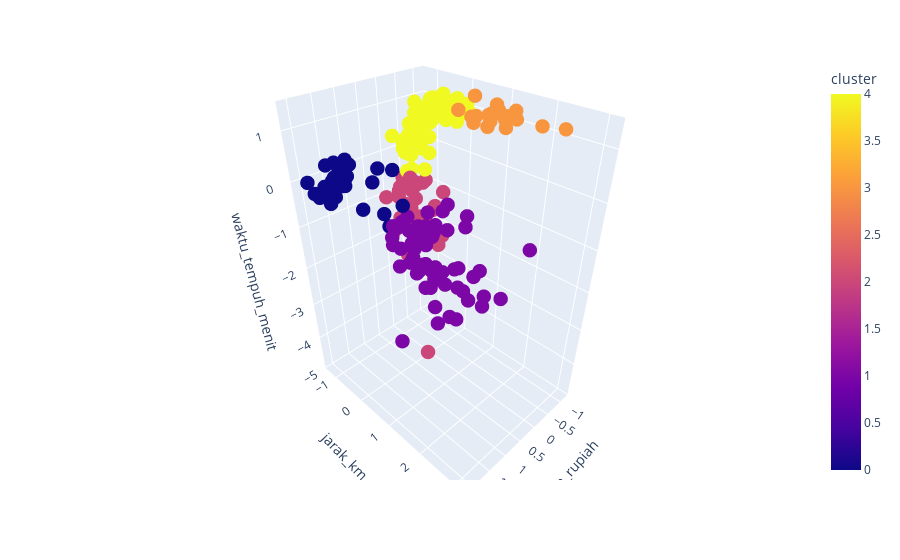

Notebook source saved alongside this figure:
### Markdown cell above
> Dari hasil `wcss` dan `silhouette score`, kita dapet info bahwa dataset ini paling bagus dibagi jadi `5` cluster.

### Code cell
model = KMeans(n_clusters=5, init='k-means++', n_init=32, random_state=7418)
df_normalized['cluster'] = model.fit_predict(df_normalized)

fig = px.scatter_3d(
  df_normalized,
  x='harga_rupiah',
  y='jarak_km',
  z='waktu_tempuh_menit',
  color='cluster'
)
fig.update_traces(marker=dict(size=5)) #opsional, buat gonta ganti ukuran titik2nya doang
fig.show()

### Figure 1 — Plotly figure (JSON) as saved in the notebook; plotly's stock layout.template omitted (floating-point values rounded to 4 significant figures; data arrays with more than 128 entries replaced by an {"elided": "..."} marker saying what was removed)
{"data": [{"hovertemplate": "harga_rupiah=%{x}<br>jarak_km=%{y}<br>waktu_tempuh_menit=%{z}<br>cluster=%{marker.color}<extra></extra>", "legendgroup": "", "marker": {"color": {"elided": "255 int values"}, "coloraxis": "coloraxis", "size": 5, "symbol": "circle"}, "mode": "markers", "name": "", "scene": "scene", "showlegend": false, "type": "scatter3d", "x": {"elided": "255 float values"}, "y": {"elided": "255 float values"}, "z": {"elided": "255 float values"}}], "layout": {"coloraxis": {"colorbar": {"title": {"text": "cluster"}}, "colorscale": [[0, "#0d0887"], [0.1111, "#46039f"], [0.2222, "#7201a8"], [0.3333, "#9c179e"], [0.4444, "#bd3786"], [0.5556, "#d8576b"], [0.6667, "#ed7953"], [0.7778, "#fb9f3a"], [0.8889, "#fdca26"], [1, "#f0f921"]]}, "legend": {"tracegroupgap": 0}, "margin": {"t": 60}, "scene": {"domain": {"x": [0, 1], "y": [0, 1]}, "xaxis": {"title": {"text": "harga_rupiah"}}, "yaxis": {"title": {"text": "jarak_km"}}, "zaxis": {"title": {"text": "waktu_tempuh_menit"}}}}}
